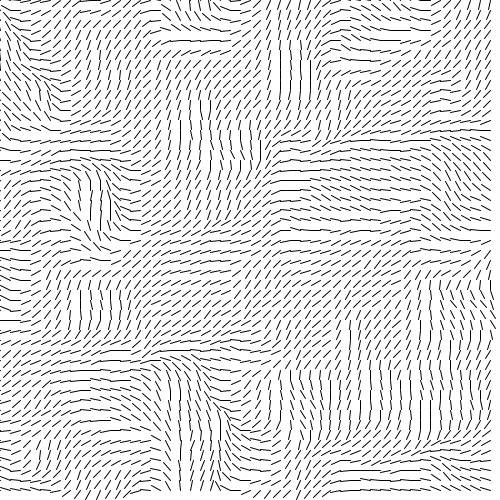
Frame 1 (no input)
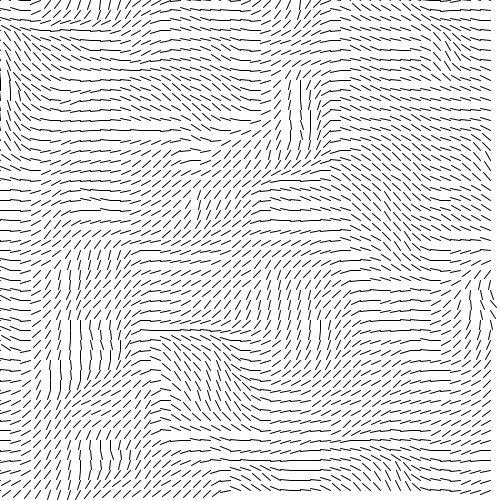
Frame 60 (the mouse pressed at the canvas centre just before this capture)
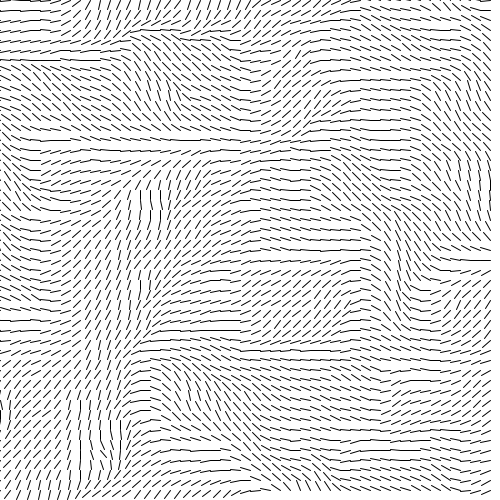
Frame 120 (the mouse held since frame 60 and released just before this capture)

The Processing sketch that drew these frames (run headless with seeded random() and noise(); from frame 60 on, the mouse is pressed at the canvas centre):

// Processing sketch: PerlinField
// ── PerlinField.pde

// Window settings
int frame_rate = 60;
void setup(){
  size(500, 500);
  pixelDensity(displayDensity());
  // Sets color space to Hue Saturation Brightness with max values of HSB respectively
  colorMode(HSB, 255, 255, 255, 255);
  frameRate(frame_rate);
  
  background(255);
  noStroke();
  fill(255);
}

int box_size = 10;
float noise_inc = 0.1;

float noise_z = 0;
float noise_z_inc = 0.01;
int rand_seed = 0;
void draw(){
  background(255);
  //noiseSeed(rand_seed++);
  float noise_x = 0;
  
  for(int x = 0; x < width; x+=box_size) {
    float noise_y = 0;
    for(int y = 0; y < height; y+=box_size) {
      float val = map(noise(noise_x,noise_y, noise_z), 0, 1, 0, TWO_PI);
      PVector vec = PVector.fromAngle(val);
      stroke(0);
      push();
      translate(x, y);
      rotate(vec.heading());
      line(0,0,box_size,0);
      pop();
      
      noise_y += noise_inc;
    }
    noise_x += noise_inc;
  }
  noise_z += noise_z_inc;
}
